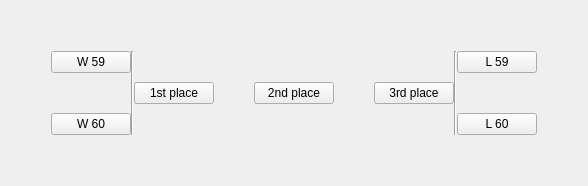
     <widget class="QWidget" name="tab_3">
      <attribute name="title">
       <string>Final</string>
      </attribute>
      <layout class="QHBoxLayout" name="horizontalLayout_70">
       <item>
        <layout class="QHBoxLayout" name="horizontalLayout_69">
         <item>
          <spacer name="horizontalSpacer_9">
           <property name="orientation">
            <enum>Qt::Horizontal</enum>
           </property>
           <property name="sizeHint" stdset="0">
            <size>
             <width>40</width>
             <height>20</height>
            </size>
           </property>
          </spacer>
         </item>
         <item>
          <layout class="QVBoxLayout" name="verticalLayout_65">
           <item>
            <spacer name="verticalSpacer_67">
             <property name="orientation">
              <enum>Qt::Vertical</enum>
             </property>
             <property name="sizeHint" stdset="0">
              <size>
               <width>20</width>
               <height>40</height>
              </size>
             </property>
            </spacer>
           </item>
           <item>
            <layout class="QHBoxLayout" name="horizontalLayout_68">
             <property name="spacing">
              <number>0</number>
             </property>
             <item>
              <layout class="QHBoxLayout" name="horizontalLayout_65">
               <property name="spacing">
                <number>0</number>
               </property>
               <item>
                <layout class="QHBoxLayout" name="horizontalLayout_64">
                 <property name="spacing">
                  <number>0</number>
                 </property>
                 <item>
                  <layout class="QVBoxLayout" name="verticalLayout_63">
                   <item>
                    <widget class="QPushButton" name="pushButton_59">
                     <property name="text">
                      <string>W 59</string>
                     </property>
                    </widget>
                   </item>
                   <item>
                    <spacer name="verticalSpacer_65">
                     <property name="orientation">
                      <enum>Qt::Vertical</enum>
                     </property>
                     <property name="sizeHint" stdset="0">
                      <size>
                       <width>20</width>
                       <height>40</height>
                      </size>
                     </property>
                    </spacer>
                   </item>
                   <item>
                    <widget class="QPushButton" name="pushButton_60">
                     <property name="text">
                      <string>W 60</string>
                     </property>
                    </widget>
                   </item>
                  </layout>
                 </item>
                 <item>
                  <widget class="Line" name="line_29">
                   <property name="orientation">
                    <enum>Qt::Vertical</enum>
                   </property>
                  </widget>
                 </item>
                </layout>
               </item>
               <item>
                <widget class="QPushButton" name="pushButton_61">
                 <property name="text">
                  <string>1st place</string>
                 </property>
                </widget>
               </item>
              </layout>
             </item>
             <item>
              <spacer name="horizontalSpacer_7">
               <property name="orientation">
                <enum>Qt::Horizontal</enum>
               </property>
               <property name="sizeHint" stdset="0">
                <size>
                 <width>40</width>
                 <height>20</height>
                </size>
               </property>
              </spacer>
             </item>
             <item>
              <widget class="QPushButton" name="pushButton_62">
               <property name="text">
                <string>2nd place</string>
               </property>
              </widget>
             </item>
             <item>
              <spacer name="horizontalSpacer_8">
               <property name="orientation">
                <enum>Qt::Horizontal</enum>
               </property>
               <property name="sizeHint" stdset="0">
                <size>
                 <width>40</width>
                 <height>20</height>
                </size>
               </property>
              </spacer>
             </item>
             <item>
              <layout class="QHBoxLayout" name="horizontalLayout_67">
               <property name="spacing">
                <number>0</number>
               </property>
               <item>
                <widget class="QPushButton" name="pushButton_63">
                 <property name="text">
                  <string>3rd place</string>
                 </property>
                </widget>
               </item>
               <item>
                <layout class="QHBoxLayout" name="horizontalLayout_66">
                 <property name="spacing">
                  <number>0</number>
                 </property>
                 <item>
                  <widget class="Line" name="line_30">
                   <property name="orientation">
                    <enum>Qt::Vertical</enum>
                   </property>
                  </widget>
                 </item>
                 <item>
                  <layout class="QVBoxLayout" name="verticalLayout_64">
                   <item>
                    <widget class="QPushButton" name="pushButton_64">
                     <property name="text">
                      <string>L 59</string>
                     </property>
                    </widget>
                   </item>
                   <item>
                    <spacer name="verticalSpacer_66">
                     <property name="orientation">
                      <enum>Qt::Vertical</enum>
                     </property>
                     <property name="sizeHint" stdset="0">
                      <size>
                       <width>20</width>
                       <height>40</height>
                      </size>
                     </property>
                    </spacer>
                   </item>
                   <item>
                    <widget class="QPushButton" name="pushButton_65">
                     <property name="text">
                      <string>L 60</string>
                     </property>
                    </widget>
                   </item>
                  </layout>
                 </item>
                </layout>
               </item>
              </layout>
             </item>
            </layout>
           </item>
           <item>
            <spacer name="verticalSpacer_68">
             <property name="orientation">
              <enum>Qt::Vertical</enum>
             </property>
             <property name="sizeHint" stdset="0">
              <size>
               <width>20</width>
               <height>40</height>
              </size>
             </property>
            </spacer>
           </item>
          </layout>
         </item>
         <item>
          <spacer name="horizontalSpacer_10">
           <property name="orientation">
            <enum>Qt::Horizontal</enum>
           </property>
           <property name="sizeHint" stdset="0">
            <size>
             <width>40</width>
             <height>20</height>
            </size>
           </property>
          </spacer>
         </item>
        </layout>
       </item>
      </layout>
     </widget>
